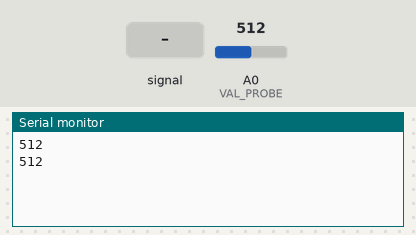
The sketch below on a simulated Arduino Uno, built with avr-gcc and run on an emulated ATmega328P. Parts: the last lines printed to the serial monitor. The inputs (shaded band) are chosen by the test bench; at power-on: A0 (VAL_PROBE) = 512.

Above: at 1.8 s.
1.9 s: A0 (VAL_PROBE) fed a 200 Hz sine of ±81 counts around its level
At 2.8 s:
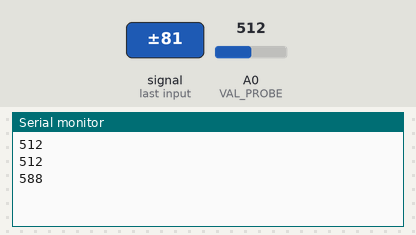
3.4 s: A0 (VAL_PROBE) set to 716
At 4.5 s:
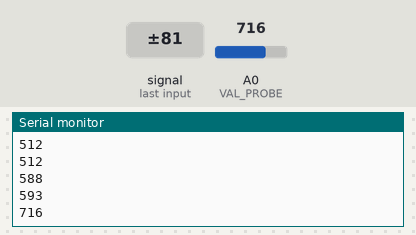
4.9 s: A0 (VAL_PROBE) fed a 1000 Hz sine of ±255 counts around its level
At 5.8 s:
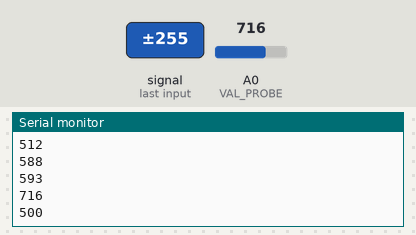
6.4 s: A0 (VAL_PROBE) set to 511
At 7.8 s:
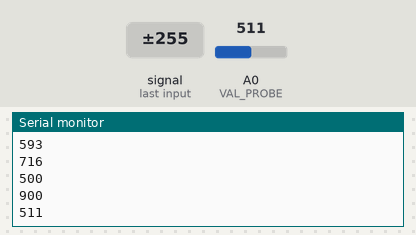
Timing chart, 0 to 8.9 s (numbered marks = the images above; inputs shaded):
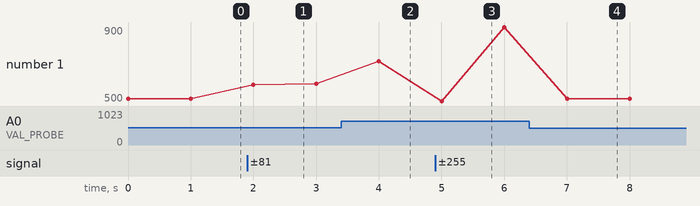

Measured:
- after the input at 1.9 s, the serial monitor: prints a new line after 0.10 s (image 1)
- after the input at 3.4 s, the serial monitor: prints a new line after 0.60 s (image 2)
- after the input at 4.9 s, the serial monitor: prints a new line after 0.10 s (image 3)
- after the input at 6.4 s, the serial monitor: prints a new line after 0.60 s (image 4)
- plotted number 1: 512 → 593 after the input at 1.9 s, 593 → 716 after the input at 3.4 s, 716 → 900 after the input at 4.9 s, 900 → 511 after the input at 6.4 s

The sketch:

sketch_jul16b_Moisture_onlly.ino
```cpp
const int VAL_PROBE = 0; // Analog pin 0
const int DRY = 0; // the value after the LED goes ON
const int WET =20;
void setup() {
    Serial.begin(9600);
}

void LedState(int state) {
    digitalWrite(13, state);
}

void loop() {
    int moisture = analogRead(VAL_PROBE);
   // int moisture_percentage = map(moisture,DRY,0,WET,100);

    Serial.println(moisture);

    if(moisture >   DRY) {
        LedState(HIGH);
    } else   {
        LedState(LOW);
    }
    delay(1000);
}
```
